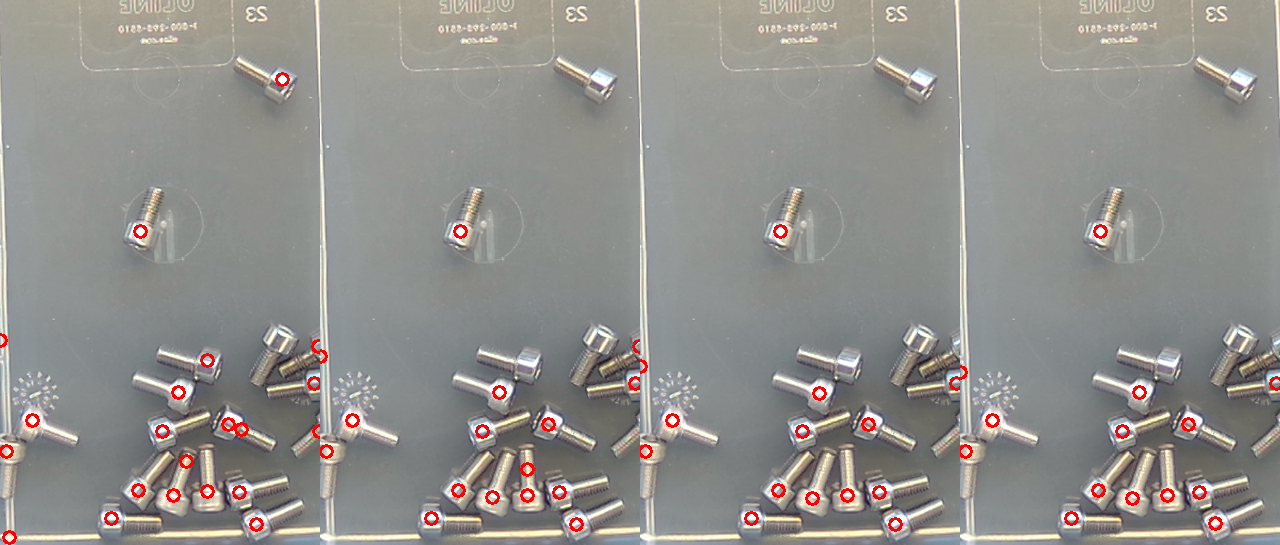
#> input picture dev/cores.png, 1280 x 545 px
$ python proto3.py cores.png
#> lines starting #> are read from the running program, lines starting #| are printed output that depends on the picture; after the words box and inside, x2 and y2 are one past the last pixel; in counts of white or black regions, pixels touching at a corner belong together
import cv2, numpy as np, sys
def run(f, t=35, erode=31):
    H,W=f.shape[:2]; g=cv2.cvtColor(f,cv2.COLOR_BGR2GRAY)
    gb=cv2.GaussianBlur(g,(0,0),3)
    _,bright=cv2.threshold(gb,0,255,cv2.THRESH_BINARY+cv2.THRESH_OTSU)
    bright=cv2.morphologyEx(bright,cv2.MORPH_CLOSE,cv2.getStructuringElement(cv2.MORPH_ELLIPSE,(51,51)))
    n,lab,st,_=cv2.connectedComponentsWithStats(bright)
    i=1+np.argmax(st[1:,4]); cs,_=cv2.findContours((lab==i).astype(np.uint8),cv2.RETR_EXTERNAL,cv2.CHAIN_APPROX_SIMPLE)
    hull=cv2.convexHull(max(cs,key=cv2.contourArea))
    binm=np.zeros_like(g); cv2.drawContours(binm,[hull],-1,255,-1)
    binm=cv2.erode(binm,cv2.getStructuringElement(cv2.MORPH_ELLIPSE,(erode,erode)))
    s=4; bg=cv2.resize(cv2.medianBlur(cv2.resize(g,(W//s,H//s)),15),(W,H))
    d=cv2.absdiff(g,bg); d[binm==0]=0
    m=((d>t)*255).astype(np.uint8)
    m=cv2.morphologyEx(m,cv2.MORPH_CLOSE,cv2.getStructuringElement(cv2.MORPH_ELLIPSE,(5,5)))
    m=cv2.morphologyEx(m,cv2.MORPH_OPEN,np.ones((3,3),np.uint8))
    return m, binm
if __name__=='__main__':
    for p in sys.argv[1:]:
        f=cv2.imread(p)
#> f is the input picture: shape (545, 1280, 3); mean B, G, R 140.6, 144, 145.7
        for t in (25,35,45):
            m,b=run(f,t); print(p,t,int((m>0).sum()))
#> this loop made 3 passes
#| cores.png 25 114237
#| cores.png 35 88392
#| cores.png 45 67186
#> pass 1, in run, `g = cv2.cvtColor(f, cv2.COLOR_BGR2GRAY)`:
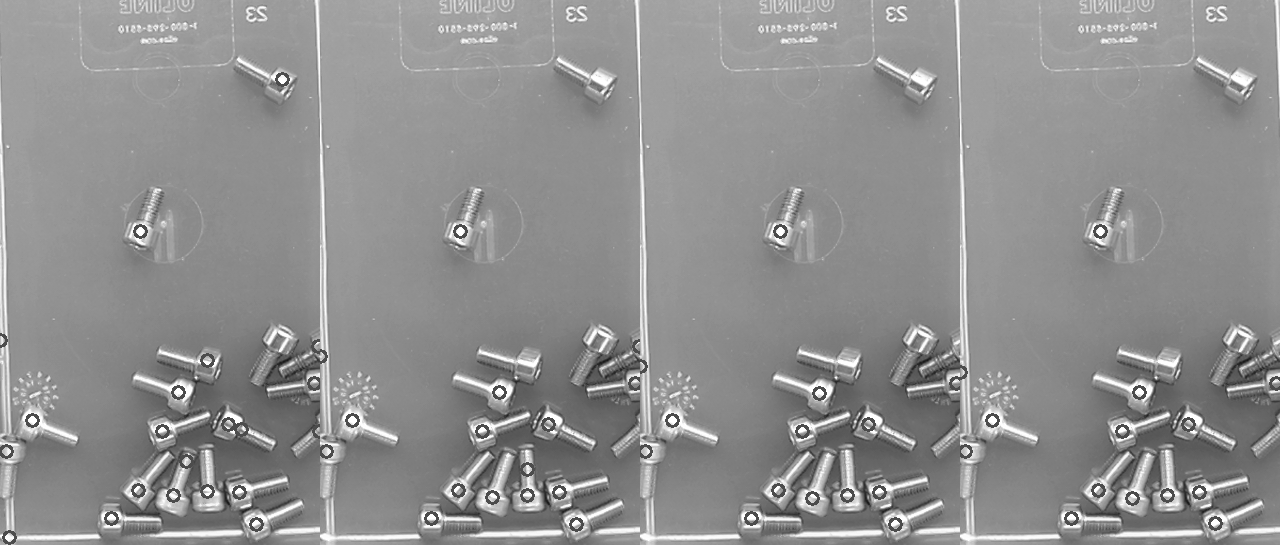
#> g: shape (545, 1280); min 25, max 255, mean 144
#> pass 1, in run, `gb=cv2.GaussianBlur(g,(0,0),3)`:
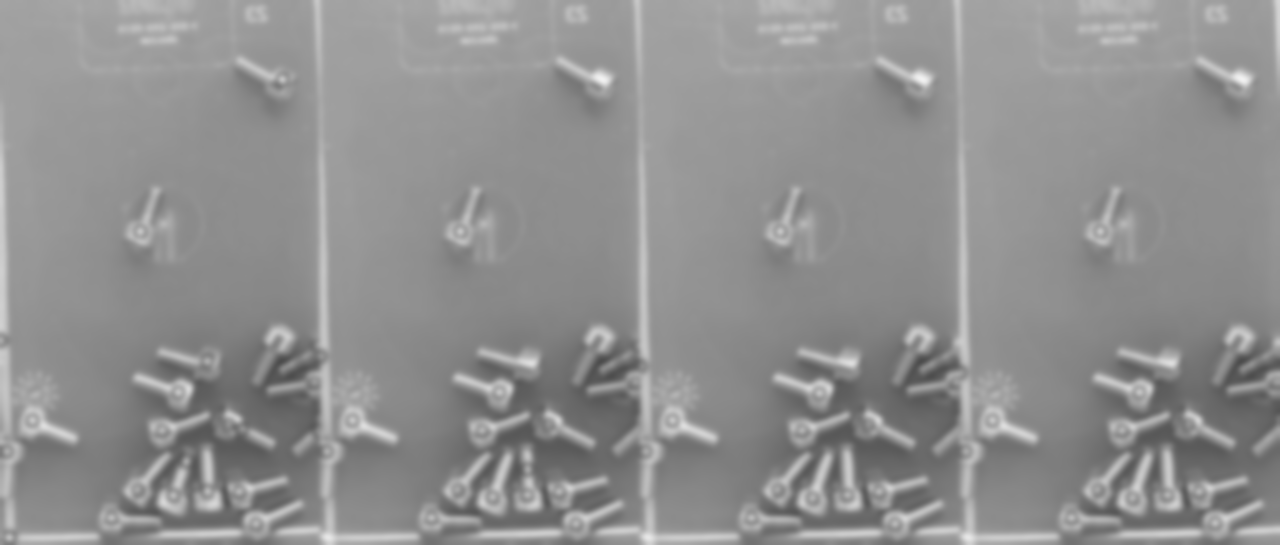
#> gb: shape (545, 1280); min 76, max 241, mean 144
#> pass 1, in run, `_,bright=cv2.threshold(gb,0,255,cv2.THRESH_BINARY+cv2.THRESH_OTSU)`:
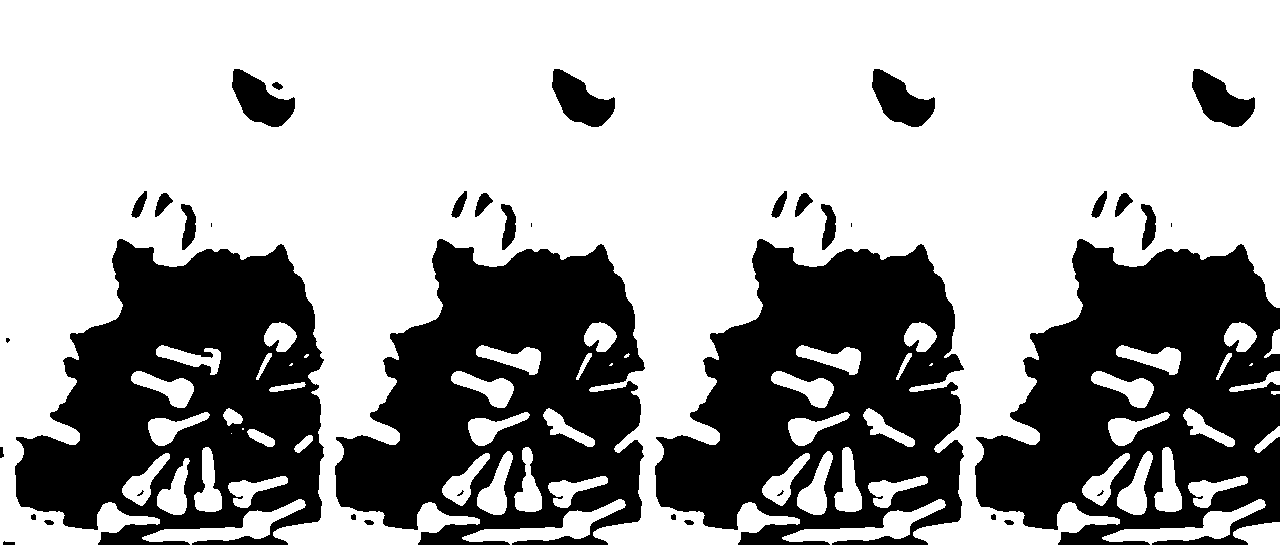
#> bright: shape (545, 1280); 64.7% white; 40 black regions (9 under 20 px), largest, box (x1, y1, x2, y2) and area: (15, 239, 324, 545) 59005, (335, 239, 645, 545) 58448, (975, 239, 1280, 545) 58300
#> pass 1, in run, `bright=cv2.morphologyEx(bright,cv2.MORPH_CLOSE,cv2.getStructuringEleme..`:
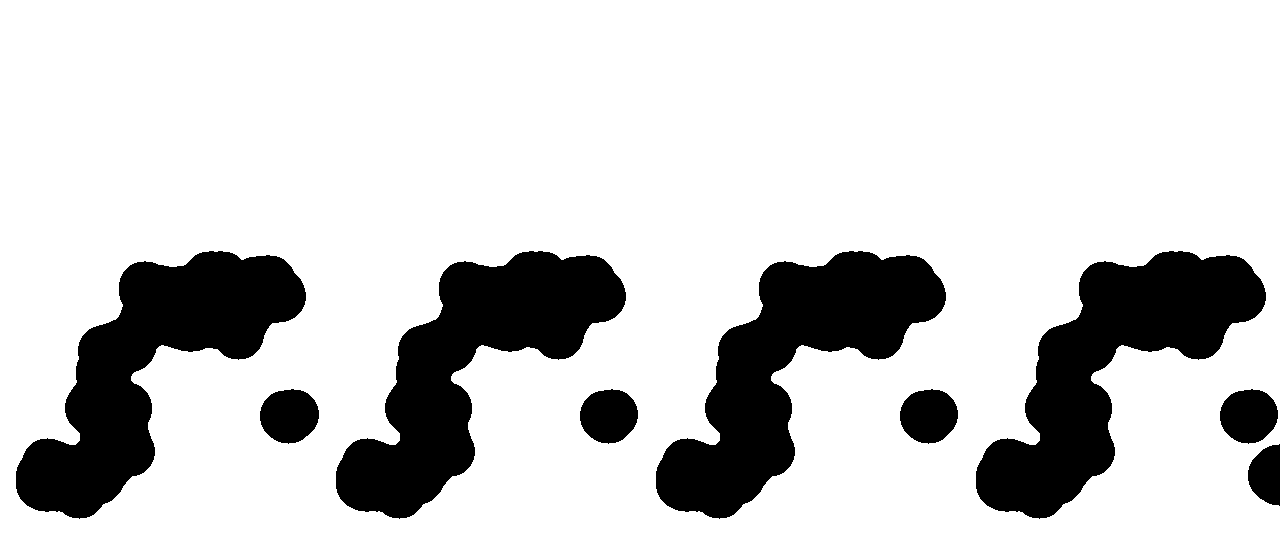
#> bright: shape (545, 1280); 80.5% white; 9 black regions, largest, box (x1, y1, x2, y2) and area: (16, 251, 306, 519) 31205, (336, 251, 626, 519) 31195, (656, 251, 946, 519) 31195

$ run again, on dev/focused_crop.png
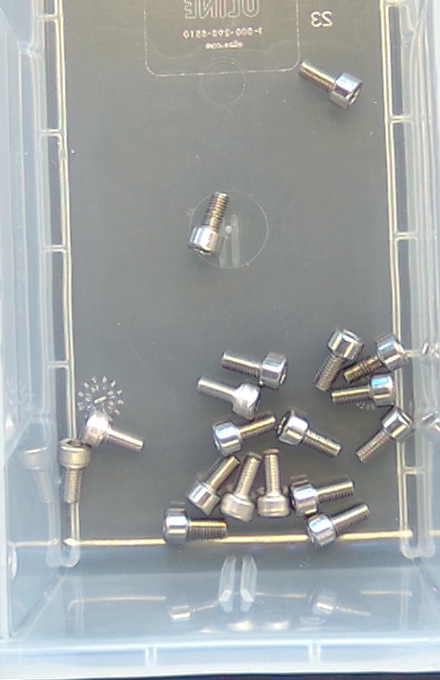
#> input picture dev/focused_crop.png, 440 x 680 px
#> f is the input picture: shape (680, 440, 3); mean B, G, R 164.7, 164.4, 159.8
#> the loop `for t in (25,35,45):` made 3 passes
#| focused_crop.png 25 53605
#| focused_crop.png 35 35954
#| focused_crop.png 45 24437
#> pass 1, in run, `_,bright=cv2.threshold(gb,0,255,cv2.THRESH_BINARY+cv2.THRESH_OTSU)`:
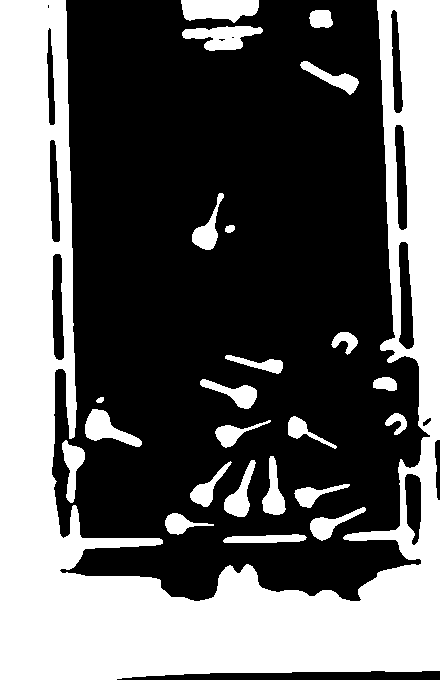
#> bright: shape (680, 440); 38.4% white; 24 white regions, largest, box (x1, y1, x2, y2) and area: (0, 0, 440, 680) 101512, (181, 0, 259, 23) 1398, (182, 26, 263, 51) 1198
#> pass 1, in run, `bright=cv2.morphologyEx(bright,cv2.MORPH_CLOSE,cv2.getStructuringEleme..`:
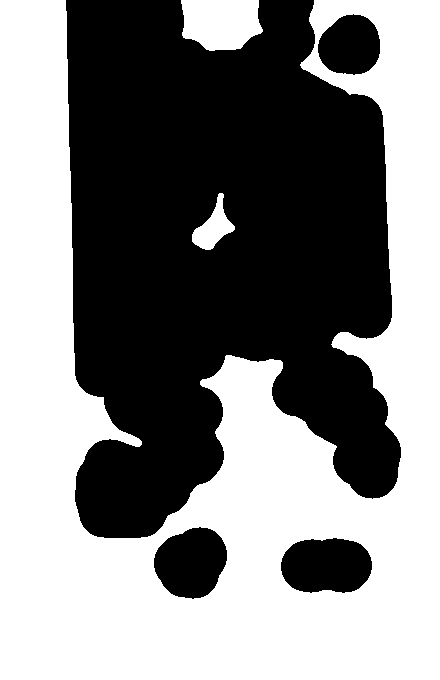
#> bright: shape (680, 440); 52% white; 4 black regions, box (x1, y1, x2, y2) and area: (66, 0, 401, 538) 132640, (281, 538, 372, 593) 4124, (154, 527, 227, 599) 3939, (318, 14, 380, 75) 2931
